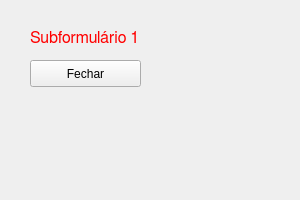
<?xml version="1.0" encoding="UTF-8"?>
<ui version="4.0">
 <class>Subformulario1</class>
 <widget class="QWidget" name="Subformulario1">
  <property name="geometry">
   <rect>
    <x>0</x>
    <y>0</y>
    <width>300</width>
    <height>200</height>
   </rect>
  </property>
  <property name="sizePolicy">
   <sizepolicy hsizetype="Preferred" vsizetype="Preferred">
    <horstretch>0</horstretch>
    <verstretch>0</verstretch>
   </sizepolicy>
  </property>
  <property name="windowTitle">
   <string>Subformulário 1</string>
  </property>
  <widget class="QLabel" name="label">
   <property name="geometry">
    <rect>
     <x>30</x>
     <y>30</y>
     <width>111</width>
     <height>17</height>
    </rect>
   </property>
   <property name="palette">
    <palette>
     <active>
      <colorrole role="WindowText">
       <brush brushstyle="SolidPattern">
        <color alpha="255">
         <red>255</red>
         <green>0</green>
         <blue>0</blue>
        </color>
       </brush>
      </colorrole>
     </active>
     <inactive>
      <colorrole role="WindowText">
       <brush brushstyle="SolidPattern">
        <color alpha="255">
         <red>255</red>
         <green>0</green>
         <blue>0</blue>
        </color>
       </brush>
      </colorrole>
     </inactive>
     <disabled>
      <colorrole role="WindowText">
       <brush brushstyle="SolidPattern">
        <color alpha="255">
         <red>123</red>
         <green>123</green>
         <blue>123</blue>
        </color>
       </brush>
      </colorrole>
     </disabled>
    </palette>
   </property>
   <property name="font">
    <font>
     <family>FreeSans</family>
     <pointsize>12</pointsize>
    </font>
   </property>
   <property name="text">
    <string>Subformulário 1</string>
   </property>
  </widget>
  <widget class="QPushButton" name="pushButton">
   <property name="geometry">
    <rect>
     <x>30</x>
     <y>60</y>
     <width>111</width>
     <height>27</height>
    </rect>
   </property>
   <property name="text">
    <string>Fechar</string>
   </property>
  </widget>
 </widget>
 <resources/>
 <connections/>
</ui>
